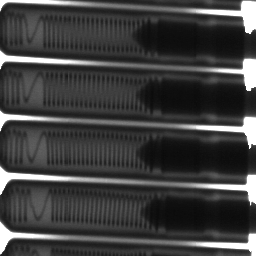
#> input picture PAID/taller_2/images/BOUGIES.png, 256 x 256 px
$ jupyter execute ejercicio_sintesis.ipynb
#> lines starting #> are read from the running program, lines starting #| are printed output that depends on the picture; after the words box and inside, x2 and y2 are one past the last pixel; in counts of white or black regions, pixels touching at a corner belong together
[cell 1]
import cv2
import matplotlib.pyplot as plt
import numpy as np

image = cv2.imread("images/BOUGIES.png", cv2.IMREAD_GRAYSCALE)
#> image is the input picture: shape (256, 256); min 10, max 255, mean 63.2

# Visualizar imagen
plt.imshow(image, cmap="gray",  vmin=0, vmax=255)
plt.show()

# Visualizar histograma
hist = cv2.calcHist([image],[0],None,[256],[0,256])
#> hist = 256 values, max 3417 at index 255, min 0 at index 0, mean 256
plt.plot(hist)
plt.show()
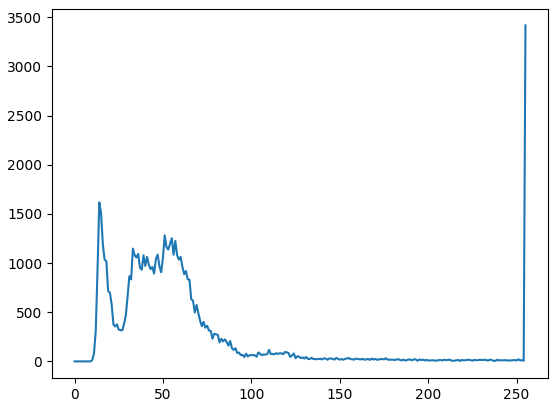
#> figure drawn by matplotlib, 1 panel; curve peaks at x = 255, y = 3417

[cell 2]
# Mejorar el contraste
# Ecualizar el histograma
imagen_equ = cv2.equalizeHist(image)
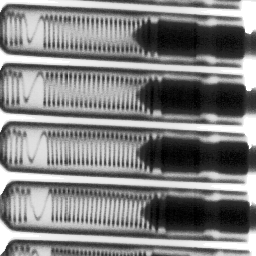
#> imagen_equ: shape (256, 256); min 0, max 255, mean 129.4

# Visualizar imagen
plt.imshow(imagen_equ, cmap="gray",  vmin=0, vmax=255)
plt.show()

[cell 3]
# Umbralizacion
S=225
thres_value, umbral_image = cv2.threshold(imagen_equ, S, 255, cv2.THRESH_BINARY_INV)
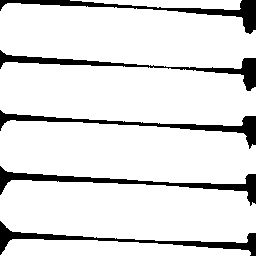
#> umbral_image: shape (256, 256); 88.4% white; 5 black regions, box (x1, y1, x2, y2) and area: (0, 166, 256, 206) 1669, (0, 110, 256, 149) 1492, (0, 0, 256, 34) 1486, (0, 221, 256, 256) 1486, (0, 50, 256, 91) 1485
#> thres_value = 225

# Visualizar imagen
plt.imshow(umbral_image, cmap='gray', vmin=0, vmax=255)
plt.title("Umbralización simple (S = 225)")
plt.show()

# Histograma
hist = cv2.calcHist([umbral_image],[0],None,[256],[0,256])
#> hist = 256 values, max 57918 at index 255, min 0 at index 1, mean 256
plt.plot(hist)
plt.show()
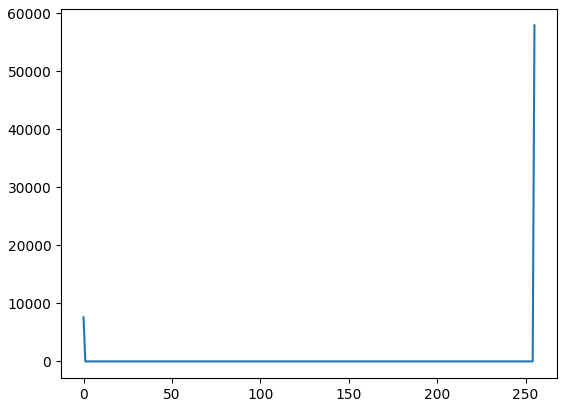
#> figure drawn by matplotlib, 1 panel; curve peaks at x = 255, y = 57918

[cell 4]
# Se hace un AND con la mascara recien hecha
result = cv2.bitwise_and(imagen_equ,umbral_image,0)
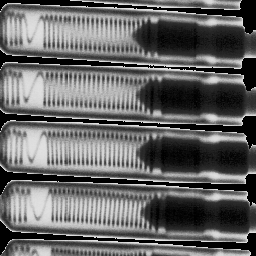
#> result: shape (256, 256); min 0, max 225, mean 101.2

# Visualizar imagen
plt.imshow(result, cmap='gray', vmin=0, vmax=255)
plt.title("Resultado")
plt.show()

# Histograma
hist = cv2.calcHist([result],[0],None,[256],[0,256])
#> hist = 256 values, max 7712 at index 0, min 0 at index 1, mean 256
plt.plot(hist)
plt.show()
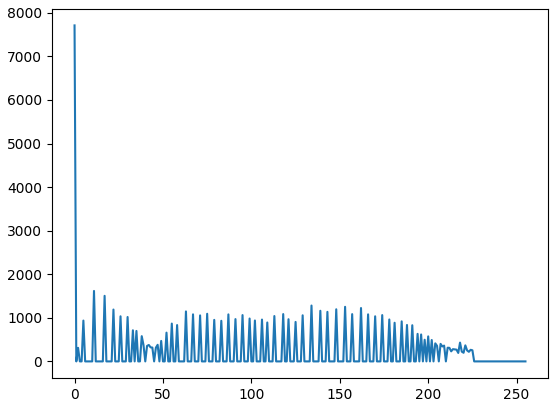
#> figure drawn by matplotlib, 1 panel; curve peaks at x = 0, y = 7712

$ run again, with PAID/taller_2/images/ANGIO.png copied over PAID/taller_2/images/BOUGIES.png
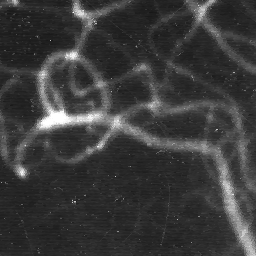
#> input picture PAID/taller_2/images/ANGIO.png, 256 x 256 px
#> image is the input picture: shape (256, 256); min 20, max 255, mean 58.9
#> `hist = cv2.calcHist([image],[0],None,[256],[0,256])`: hist = 256 values, max 3291 at index 39, min 0 at index 0, mean 256
#> `thres_value, umbral_image = cv2.threshold(imagen_equ, S, 255, cv2.THRE..`:
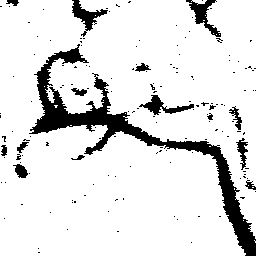
#> umbral_image: shape (256, 256); 88.2% white; 157 black regions (142 under 20 px), largest, box (x1, y1, x2, y2) and area: (29, 44, 256, 256) 5340, (72, 0, 108, 37) 430, (186, 0, 221, 37) 428
#> thres_value = 225
#> `hist = cv2.calcHist([umbral_image],[0],None,[256],[0,256])`: hist = 256 values, max 57785 at index 255, min 0 at index 1, mean 256
#> `hist = cv2.calcHist([result],[0],None,[256],[0,256])`: hist = 256 values, max 7858 at index 0, min 0 at index 4, mean 256
#> `plt.show()`:
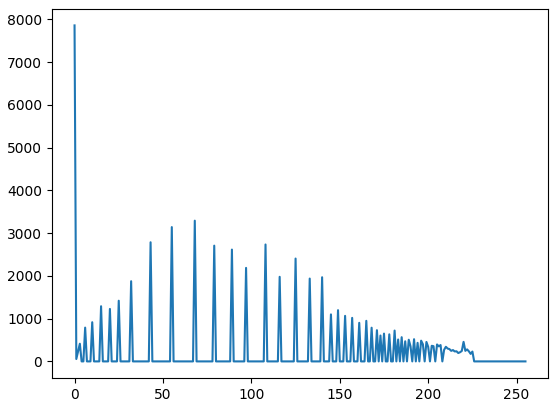
#> figure drawn by matplotlib, 1 panel; curve peaks at x = 0, y = 7858

$ run again, with PAID/taller_2/images/QUITO.png copied over PAID/taller_2/images/BOUGIES.png
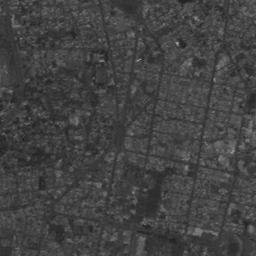
#> input picture PAID/taller_2/images/QUITO.png, 256 x 256 px
#> image is the input picture: shape (256, 256); min 35, max 166, mean 66.3
#> `hist = cv2.calcHist([image],[0],None,[256],[0,256])`: hist = 256 values, max 2369 at index 62, min 0 at index 0, mean 256
#> `thres_value, umbral_image = cv2.threshold(imagen_equ, S, 255, cv2.THRE..`:
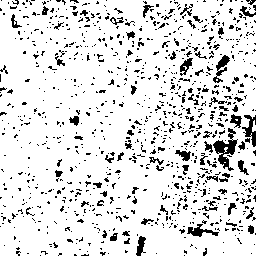
#> umbral_image: shape (256, 256); 87.8% white; black in thin lines or dots
#> thres_value = 225
#> `hist = cv2.calcHist([umbral_image],[0],None,[256],[0,256])`: hist = 256 values, max 57517 at index 255, min 0 at index 1, mean 256
#> `hist = cv2.calcHist([result],[0],None,[256],[0,256])`: hist = 256 values, max 8123 at index 0, min 0 at index 6, mean 256
#> `plt.show()`:
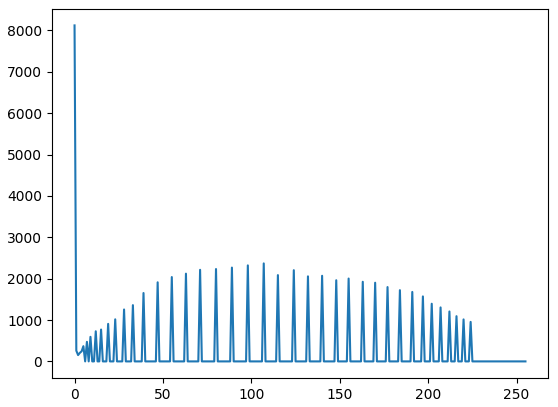
#> figure drawn by matplotlib, 1 panel; curve peaks at x = 0, y = 8123
